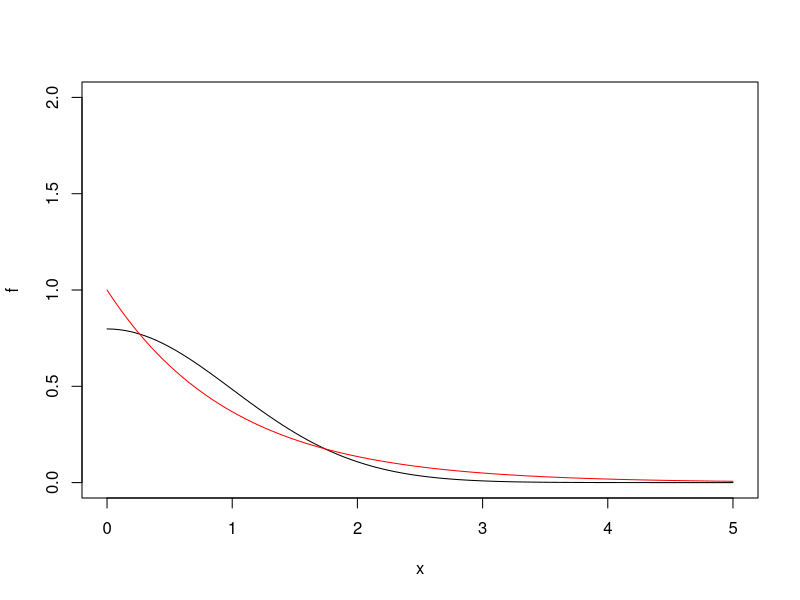
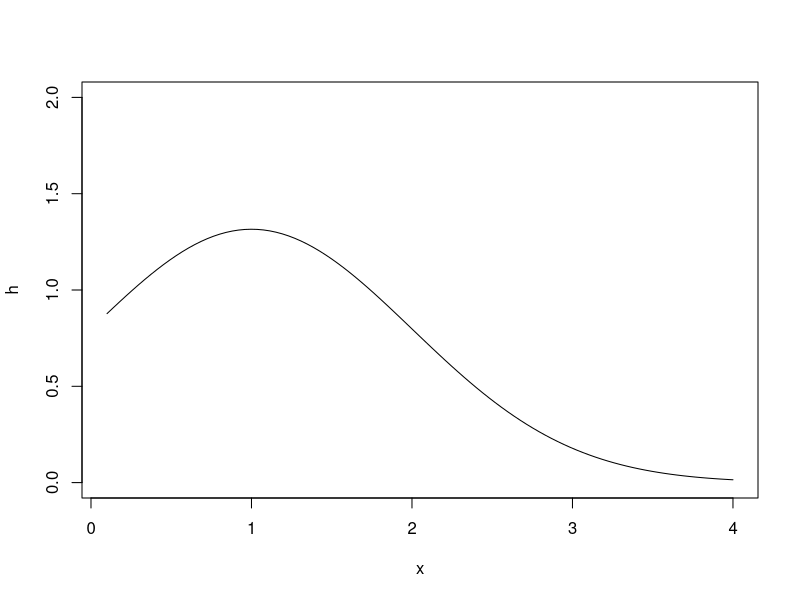
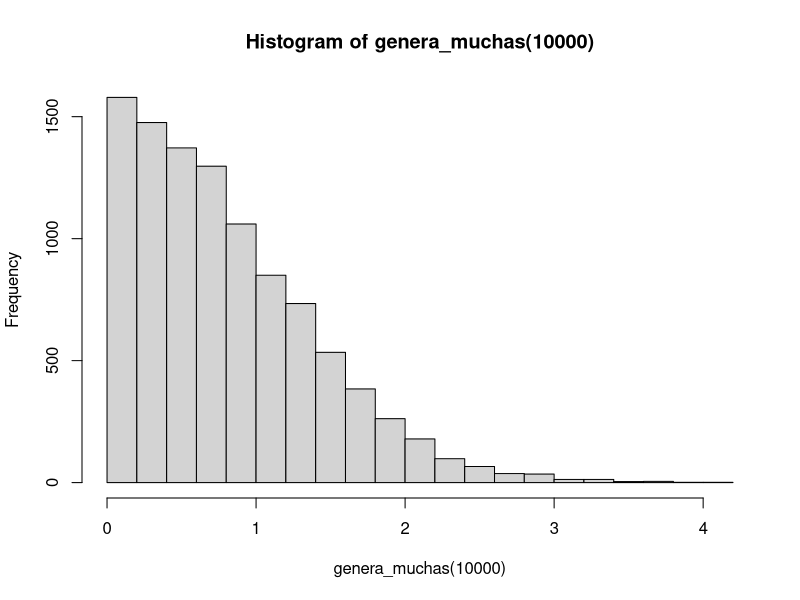
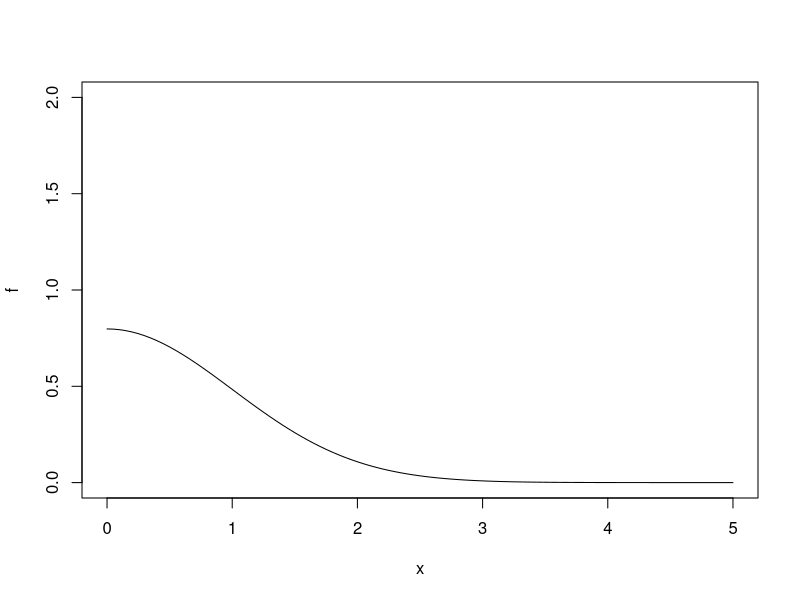
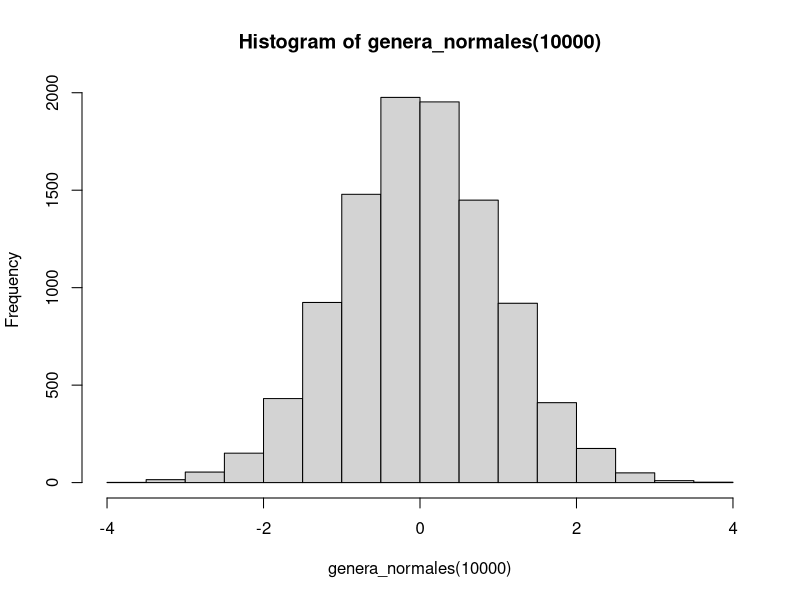

These charts were generated, in order, by the following R code:
f <- function(x){
  (2/sqrt(2*pi))*exp(-x^2/2)
}
g <- function(x) exp(-x)

plot(f, ylim=c(0,2), xlim=c(0,5))
plot(g, add=TRUE, col='red', ylim=c(0,2), xlim=c(0,5))

h <- function(x){
  f(x)/g(x)
}
plot(h, xlim=c(0.1,4), ylim=c(0,2))

M <- 2

# Aceptación y rechazo para generar
genera_una <- function(...){
  maxiter <- 10000
  iter <- 1
  while(TRUE & iter < maxiter){
    # 1) Exponencial(lambda = 1)
    Y <- rexp(1, 1)
    U <- runif(1)
    # 2) Aceptar o rechazar
    if(U <= f(Y)/(M*g(Y))){
      X <- Y # Z es el valor absoluto de una normal
      break
    }
    iter <- iter + 1
  }
  X
}

genera_muchas <- function(n = 1){
  sapply(1:n, genera_una)
}

hist(genera_muchas(10000))
plot(f, ylim=c(0,2), xlim=c(0,5))


genera_normales <- function(n = 1){
  sample(c(-1,1), size = n, replace = T)*genera_muchas(n = n)
}

hist(genera_normales(10000))

